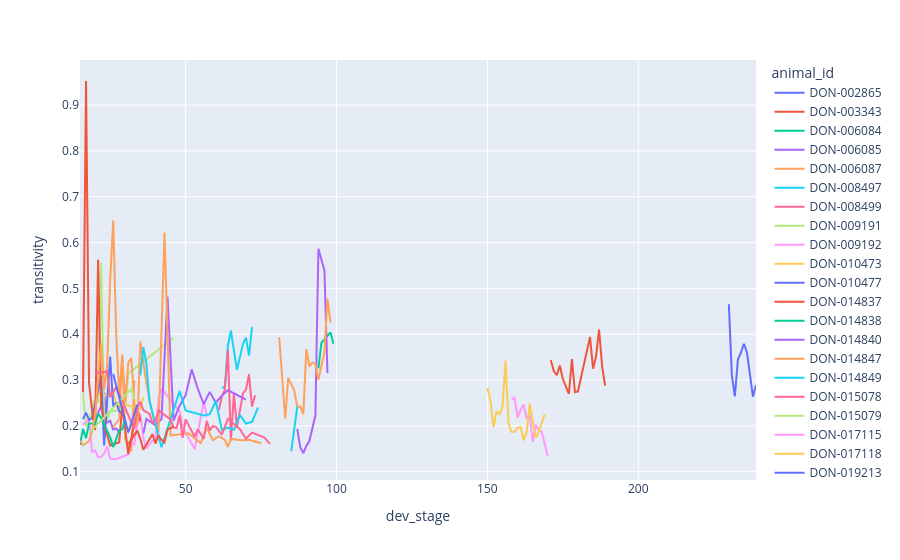

This figure's notebook cell:
### Code cell
fig = px.line(
    summaries_df_connect_thresh, x="dev_stage", y="transitivity", color="animal_id"
)
fig.show()

### Figure 1 — Plotly figure (JSON) as saved in the notebook; plotly's stock layout.template omitted (floating-point values rounded to 4 significant figures)
{"data": [{"hovertemplate": "animal_id=DON-002865<br>dev_stage=%{x}<br>transitivity=%{y}<extra></extra>", "legendgroup": "DON-002865", "line": {"color": "#636efa", "dash": "solid"}, "marker": {"symbol": "circle"}, "mode": "lines", "name": "DON-002865", "orientation": "v", "showlegend": true, "type": "scatter", "x": [230, 231, 232, 233, 234, 235, 236, 238, 239], "xaxis": "x", "y": [0.4653, 0.3099, 0.2646, 0.3446, 0.3596, 0.3792, 0.3602, 0.2635, 0.2893], "yaxis": "y"}, {"hovertemplate": "animal_id=DON-003343<br>dev_stage=%{x}<br>transitivity=%{y}<extra></extra>", "legendgroup": "DON-003343", "line": {"color": "#EF553B", "dash": "solid"}, "marker": {"symbol": "circle"}, "mode": "lines", "name": "DON-003343", "orientation": "v", "showlegend": true, "type": "scatter", "x": [171, 172, 173, 174, 175, 177, 178, 179, 180, 184, 185, 186, 187, 188, 189], "xaxis": "x", "y": [0.3438, 0.3198, 0.3104, 0.3318, 0.3022, 0.2701, 0.3459, 0.2735, 0.2751, 0.3942, 0.3248, 0.352, 0.4102, 0.3304, 0.288], "yaxis": "y"}, {"hovertemplate": "animal_id=DON-006084<br>dev_stage=%{x}<br>transitivity=%{y}<extra></extra>", "legendgroup": "DON-006084", "line": {"color": "#00cc96", "dash": "solid"}, "marker": {"symbol": "circle"}, "mode": "lines", "name": "DON-006084", "orientation": "v", "showlegend": true, "type": "scatter", "x": [20], "xaxis": "x", "y": [0.1783], "yaxis": "y"}, {"hovertemplate": "animal_id=DON-006085<br>dev_stage=%{x}<br>transitivity=%{y}<extra></extra>", "legendgroup": "DON-006085", "line": {"color": "#ab63fa", "dash": "solid"}, "marker": {"symbol": "circle"}, "mode": "lines", "name": "DON-006085", "orientation": "v", "showlegend": true, "type": "scatter", "x": [19, 20, 22, 23, 24, 25, 26, 27, 28], "xaxis": "x", "y": [0.2163, 0.2122, 0.2433, 0.2741, 0.2076, 0.2111, 0.1919, 0.1941, 0.1871], "yaxis": "y"}, {"hovertemplate": "animal_id=DON-006087<br>dev_stage=%{x}<br>transitivity=%{y}<extra></extra>", "legendgroup": "DON-006087", "line": {"color": "#FFA15A", "dash": "solid"}, "marker": {"symbol": "circle"}, "mode": "lines", "name": "DON-006087", "orientation": "v", "showlegend": true, "type": "scatter", "x": [26, 28, 29, 30, 31, 32, 33], "xaxis": "x", "y": [0.1971, 0.2149, 0.3564, 0.171, 0.1565, 0.1447, 0.2992], "yaxis": "y"}, {"hovertemplate": "animal_id=DON-008497<br>dev_stage=%{x}<br>transitivity=%{y}<extra></extra>", "legendgroup": "DON-008497", "line": {"color": "#19d3f3", "dash": "solid"}, "marker": {"symbol": "circle"}, "mode": "lines", "name": "DON-008497", "orientation": "v", "showlegend": true, "type": "scatter", "x": [62, 63, 64, 65, 67, 69, 70, 71, 72], "xaxis": "x", "y": [0.2827, 0.2849, 0.3752, 0.408, 0.3222, 0.3784, 0.3926, 0.3534, 0.4153], "yaxis": "y"}, {"hovertemplate": "animal_id=DON-008499<br>dev_stage=%{x}<br>transitivity=%{y}<extra></extra>", "legendgroup": "DON-008499", "line": {"color": "#FF6692", "dash": "solid"}, "marker": {"symbol": "circle"}, "mode": "lines", "name": "DON-008499", "orientation": "v", "showlegend": true, "type": "scatter", "x": [61, 62, 63, 64, 65, 66, 67, 69, 70, 71, 72, 73], "xaxis": "x", "y": [0.2341, 0.2639, 0.2793, 0.3655, 0.1677, 0.271, 0.1969, 0.2708, 0.2792, 0.3125, 0.2422, 0.2668], "yaxis": "y"}, {"hovertemplate": "animal_id=DON-009191<br>dev_stage=%{x}<br>transitivity=%{y}<extra></extra>", "legendgroup": "DON-009191", "line": {"color": "#B6E880", "dash": "solid"}, "marker": {"symbol": "circle"}, "mode": "lines", "name": "DON-009191", "orientation": "v", "showlegend": true, "type": "scatter", "x": [16, 17, 18, 19, 20, 21, 22, 23, 24, 25, 30, 31, 46], "xaxis": "x", "y": [0.2713, 0.1992, 0.2144, 0.2328, 0.2609, 0.2502, 0.5564, 0.2188, 0.2112, 0.2306, 0.2386, 0.3146, 0.392], "yaxis": "y"}, {"hovertemplate": "animal_id=DON-009192<br>dev_stage=%{x}<br>transitivity=%{y}<extra></extra>", "legendgroup": "DON-009192", "line": {"color": "#FF97FF", "dash": "solid"}, "marker": {"symbol": "circle"}, "mode": "lines", "name": "DON-009192", "orientation": "v", "showlegend": true, "type": "scatter", "x": [16, 18, 19, 20, 21, 22, 23, 24, 25, 27, 31, 32, 33, 34, 35, 36, 37, 39, 40, 41, 42, 48, 49, 53, 56, 57], "xaxis": "x", "y": [0.2025, 0.2145, 0.1439, 0.1462, 0.1322, 0.132, 0.1391, 0.1553, 0.1287, 0.1277, 0.1375, 0.1625, 0.1595, 0.2054, 0.2256, 0.1743, 0.1506, 0.168, 0.1667, 0.2588, 0.2815, 0.2322, 0.1976, 0.1491, 0.2537, 0.2196], "yaxis": "y"}, {"hovertemplate": "animal_id=DON-010473<br>dev_stage=%{x}<br>transitivity=%{y}<extra></extra>", "legendgroup": "DON-010473", "line": {"color": "#FECB52", "dash": "solid"}, "marker": {"symbol": "circle"}, "mode": "lines", "name": "DON-010473", "orientation": "v", "showlegend": true, "type": "scatter", "x": [21, 22, 24, 26, 27, 29, 35, 36], "xaxis": "x", "y": [0.2853, 0.2633, 0.2694, 0.2736, 0.2468, 0.2478, 0.2374, 0.2625], "yaxis": "y"}, {"hovertemplate": "animal_id=DON-010477<br>dev_stage=%{x}<br>transitivity=%{y}<extra></extra>", "legendgroup": "DON-010477", "line": {"color": "#636efa", "dash": "solid"}, "marker": {"symbol": "circle"}, "mode": "lines", "name": "DON-010477", "orientation": "v", "showlegend": true, "type": "scatter", "x": [16, 17, 18, 19, 22, 23, 25, 26, 27, 28, 29], "xaxis": "x", "y": [0.2149, 0.2288, 0.2133, 0.217, 0.3087, 0.1572, 0.3512, 0.2425, 0.2507, 0.2316, 0.2266], "yaxis": "y"}, {"hovertemplate": "animal_id=DON-014837<br>dev_stage=%{x}<br>transitivity=%{y}<extra></extra>", "legendgroup": "DON-014837", "line": {"color": "#EF553B", "dash": "solid"}, "marker": {"symbol": "circle"}, "mode": "lines", "name": "DON-014837", "orientation": "v", "showlegend": true, "type": "scatter", "x": [16, 17, 18, 19, 20, 21, 22, 23, 25, 28, 29, 31, 34, 35], "xaxis": "x", "y": [0.2732, 0.9526, 0.2932, 0.2346, 0.1908, 0.5627, 0.2476, 0.2026, 0.1574, 0.1644, 0.2436, 0.1385, 0.2386, 0.2094], "yaxis": "y"}, {"hovertemplate": "animal_id=DON-014838<br>dev_stage=%{x}<br>transitivity=%{y}<extra></extra>", "legendgroup": "DON-014838", "line": {"color": "#00cc96", "dash": "solid"}, "marker": {"symbol": "circle"}, "mode": "lines", "name": "DON-014838", "orientation": "v", "showlegend": true, "type": "scatter", "x": [15, 16, 17, 18, 20, 21, 22, 24, 25, 26, 28, 29, 30], "xaxis": "x", "y": [0.1582, 0.1932, 0.1732, 0.2054, 0.204, 0.2264, 0.2171, 0.1867, 0.1748, 0.1538, 0.19, 0.1926, 0.2145], "yaxis": "y"}, {"hovertemplate": "animal_id=DON-014840<br>dev_stage=%{x}<br>transitivity=%{y}<extra></extra>", "legendgroup": "DON-014840", "line": {"color": "#ab63fa", "dash": "solid"}, "marker": {"symbol": "circle"}, "mode": "lines", "name": "DON-014840", "orientation": "v", "showlegend": true, "type": "scatter", "x": [36, 37, 40, 42, 44, 46, 48, 50, 52, 54, 56, 58, 60, 62, 64, 70], "xaxis": "x", "y": [0.1839, 0.2152, 0.201, 0.215, 0.4816, 0.2114, 0.244, 0.2668, 0.3233, 0.2815, 0.2475, 0.2742, 0.2507, 0.266, 0.2779, 0.2572], "yaxis": "y"}, {"hovertemplate": "animal_id=DON-014847<br>dev_stage=%{x}<br>transitivity=%{y}<extra></extra>", "legendgroup": "DON-014847", "line": {"color": "#FFA15A", "dash": "solid"}, "marker": {"symbol": "circle"}, "mode": "lines", "name": "DON-014847", "orientation": "v", "showlegend": true, "type": "scatter", "x": [15, 16, 17, 18, 19, 20, 22, 23, 24, 25, 26, 27, 28, 29, 30, 31, 32, 33, 34, 35, 37, 39, 41, 43, 45, 51, 55, 57, 59, 61, 63, 64, 65, 69, 71, 75], "xaxis": "x", "y": [0.168, 0.1578, 0.162, 0.1671, 0.1894, 0.2222, 0.3811, 0.279, 0.3308, 0.518, 0.6482, 0.3983, 0.2683, 0.351, 0.2517, 0.3381, 0.3482, 0.2513, 0.1989, 0.384, 0.2926, 0.2246, 0.1857, 0.622, 0.1791, 0.184, 0.1626, 0.1963, 0.1684, 0.1777, 0.1691, 0.1539, 0.1716, 0.1683, 0.1695, 0.1621], "yaxis": "y"}, {"hovertemplate": "animal_id=DON-014849<br>dev_stage=%{x}<br>transitivity=%{y}<extra></extra>", "legendgroup": "DON-014849", "line": {"color": "#19d3f3", "dash": "solid"}, "marker": {"symbol": "circle"}, "mode": "lines", "name": "DON-014849", "orientation": "v", "showlegend": true, "type": "scatter", "x": [35, 36, 37, 38, 42, 48, 50, 56, 58, 60, 62, 64, 66, 68, 70, 72, 74], "xaxis": "x", "y": [0.3107, 0.372, 0.3352, 0.2549, 0.1535, 0.2758, 0.2335, 0.2225, 0.2255, 0.2538, 0.1913, 0.1965, 0.1916, 0.2238, 0.205, 0.2085, 0.2401], "yaxis": "y"}, {"hovertemplate": "animal_id=DON-015078<br>dev_stage=%{x}<br>transitivity=%{y}<extra></extra>", "legendgroup": "DON-015078", "line": {"color": "#FF6692", "dash": "solid"}, "marker": {"symbol": "circle"}, "mode": "lines", "name": "DON-015078", "orientation": "v", "showlegend": true, "type": "scatter", "x": [20, 24, 25, 27, 33, 34, 35, 36, 38, 39, 40, 41, 45, 46, 47, 48, 49, 50, 53, 54, 55, 56, 57, 58, 59, 60, 62, 64, 68, 70, 72, 76, 78], "xaxis": "x", "y": [0.3147, 0.3187, 0.2621, 0.285, 0.1924, 0.2402, 0.2525, 0.2344, 0.2263, 0.2075, 0.2107, 0.2336, 0.2141, 0.1967, 0.1947, 0.2227, 0.1737, 0.2141, 0.1764, 0.1926, 0.1827, 0.1716, 0.2108, 0.1896, 0.1997, 0.198, 0.1807, 0.2154, 0.1929, 0.1719, 0.1853, 0.1752, 0.1606], "yaxis": "y"}, {"hovertemplate": "animal_id=DON-015079<br>dev_stage=%{x}<br>transitivity=%{y}<extra></extra>", "legendgroup": "DON-015079", "line": {"color": "#B6E880", "dash": "solid"}, "marker": {"symbol": "circle"}, "mode": "lines", "name": "DON-015079", "orientation": "v", "showlegend": true, "type": "scatter", "x": [18, 32, 33], "xaxis": "x", "y": [0.1841, 0.2803, 0.2585], "yaxis": "y"}, {"hovertemplate": "animal_id=DON-017115<br>dev_stage=%{x}<br>transitivity=%{y}<extra></extra>", "legendgroup": "DON-017115", "line": {"color": "#FF97FF", "dash": "solid"}, "marker": {"symbol": "circle"}, "mode": "lines", "name": "DON-017115", "orientation": "v", "showlegend": true, "type": "scatter", "x": [158, 159, 160, 161, 162, 163, 164, 165, 166, 167, 168, 169, 170], "xaxis": "x", "y": [0.2572, 0.2617, 0.2177, 0.2358, 0.2465, 0.2143, 0.2238, 0.1654, 0.2025, 0.191, 0.187, 0.1587, 0.1341], "yaxis": "y"}, {"hovertemplate": "animal_id=DON-017118<br>dev_stage=%{x}<br>transitivity=%{y}<extra></extra>", "legendgroup": "DON-017118", "line": {"color": "#FECB52", "dash": "solid"}, "marker": {"symbol": "circle"}, "mode": "lines", "name": "DON-017118", "orientation": "v", "showlegend": true, "type": "scatter", "x": [150, 151, 152, 153, 154, 155, 156, 157, 158, 159, 160, 161, 162, 163, 164, 166, 167, 169], "xaxis": "x", "y": [0.2827, 0.2557, 0.1973, 0.2312, 0.2255, 0.2414, 0.342, 0.205, 0.1868, 0.1871, 0.1963, 0.1977, 0.1682, 0.1859, 0.2482, 0.1741, 0.1861, 0.2261], "yaxis": "y"}, {"hovertemplate": "animal_id=DON-019213<br>dev_stage=%{x}<br>transitivity=%{y}<extra></extra>", "legendgroup": "DON-019213", "line": {"color": "#636efa", "dash": "solid"}, "marker": {"symbol": "circle"}, "mode": "lines", "name": "DON-019213", "orientation": "v", "showlegend": true, "type": "scatter", "x": [26, 31, 34], "xaxis": "x", "y": [0.3131, 0.1854, 0.2467], "yaxis": "y"}, {"hovertemplate": "animal_id=DON-019542<br>dev_stage=%{x}<br>transitivity=%{y}<extra></extra>", "legendgroup": "DON-019542", "line": {"color": "#EF553B", "dash": "solid"}, "marker": {"symbol": "circle"}, "mode": "lines", "name": "DON-019542", "orientation": "v", "showlegend": true, "type": "scatter", "x": [31, 34, 35, 36, 39, 40, 41, 42, 43, 44, 46], "xaxis": "x", "y": [0.1602, 0.1896, 0.1712, 0.1479, 0.1819, 0.1614, 0.1794, 0.1697, 0.164, 0.1919, 0.1985], "yaxis": "y"}, {"hovertemplate": "animal_id=DON-019608<br>dev_stage=%{x}<br>transitivity=%{y}<extra></extra>", "legendgroup": "DON-019608", "line": {"color": "#00cc96", "dash": "solid"}, "marker": {"symbol": "circle"}, "mode": "lines", "name": "DON-019608", "orientation": "v", "showlegend": true, "type": "scatter", "x": [94, 95, 98, 99], "xaxis": "x", "y": [0.3254, 0.3816, 0.4038, 0.3794], "yaxis": "y"}, {"hovertemplate": "animal_id=DON-019609<br>dev_stage=%{x}<br>transitivity=%{y}<extra></extra>", "legendgroup": "DON-019609", "line": {"color": "#ab63fa", "dash": "solid"}, "marker": {"symbol": "circle"}, "mode": "lines", "name": "DON-019609", "orientation": "v", "showlegend": true, "type": "scatter", "x": [87, 88, 89, 90, 91, 93, 94, 96, 97], "xaxis": "x", "y": [0.1931, 0.153, 0.1403, 0.1563, 0.1669, 0.2224, 0.5864, 0.5394, 0.3151], "yaxis": "y"}, {"hovertemplate": "animal_id=DON-019747<br>dev_stage=%{x}<br>transitivity=%{y}<extra></extra>", "legendgroup": "DON-019747", "line": {"color": "#FFA15A", "dash": "solid"}, "marker": {"symbol": "circle"}, "mode": "lines", "name": "DON-019747", "orientation": "v", "showlegend": true, "type": "scatter", "x": [81, 83, 84, 85, 86, 87, 88, 89, 90, 91, 92, 93, 94, 95, 96, 97, 98], "xaxis": "x", "y": [0.3936, 0.2155, 0.3046, 0.2888, 0.2769, 0.2413, 0.2426, 0.2253, 0.3672, 0.3299, 0.3383, 0.334, 0.3004, 0.3312, 0.3606, 0.4774, 0.426], "yaxis": "y"}, {"hovertemplate": "animal_id=DON-019748<br>dev_stage=%{x}<br>transitivity=%{y}<extra></extra>", "legendgroup": "DON-019748", "line": {"color": "#19d3f3", "dash": "solid"}, "marker": {"symbol": "circle"}, "mode": "lines", "name": "DON-019748", "orientation": "v", "showlegend": true, "type": "scatter", "x": [85, 87], "xaxis": "x", "y": [0.145, 0.2422], "yaxis": "y"}], "layout": {"legend": {"title": {"text": "animal_id"}, "tracegroupgap": 0}, "margin": {"t": 60}, "xaxis": {"anchor": "y", "domain": [0.0, 1.0], "title": {"text": "dev_stage"}}, "yaxis": {"anchor": "x", "domain": [0.0, 1.0], "title": {"text": "transitivity"}}}}
